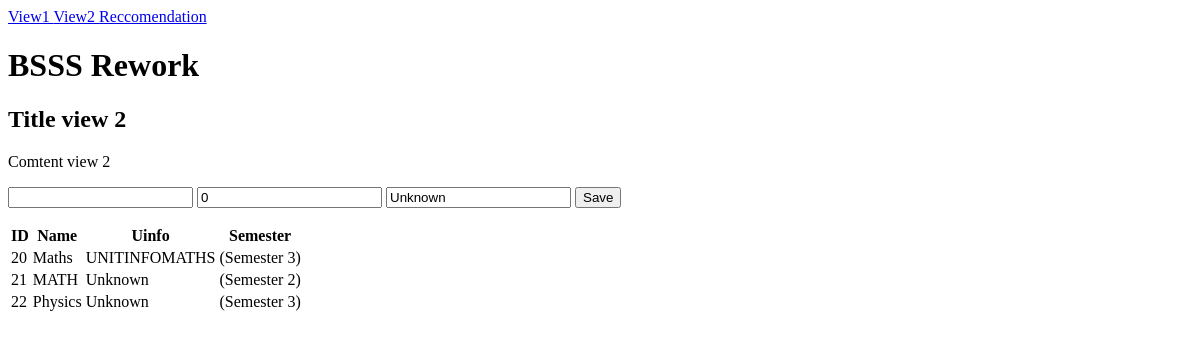
The app's page /view2/, older data.
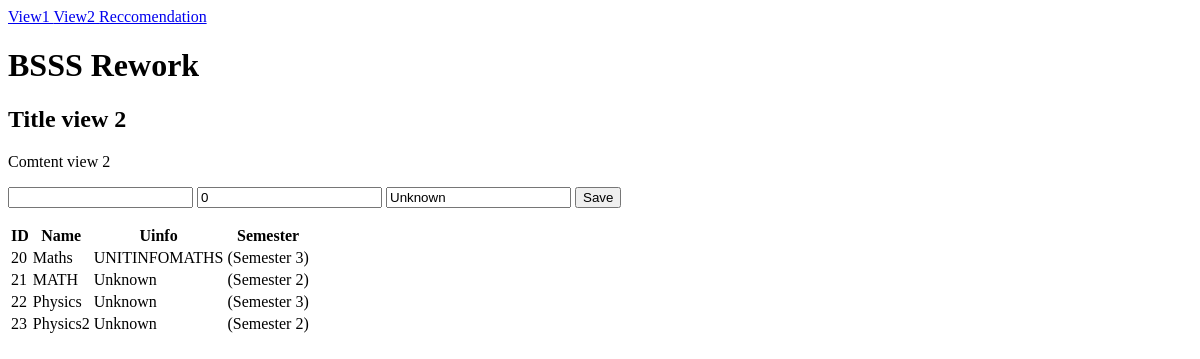
The same page, newer data.
### BSSSRemake/models.py (models this page shows)
class Course(models.Model):
    name = models.CharField(max_length=50, db_index=True)
    semester1 = models.IntegerField(default=0, db_index = True)
    unitInformation = models.CharField(max_length=50, db_index=True, default="Unknown")

### BSSSRemake/views.py (the view, shortened to what this page needs)
# urls.py: path("view2/", views.View2.as_view(), name="view2"),
class View2(CreateView):
    model = Course
    form_class = InputForms
    template_name = "BSSSRemake/index.html"
    success_url = "/view2/"
    def get_context_data(self, **kwargs):
        context = super().get_context_data(**kwargs)
        context["title"] = "Title view 2"
        context["content"] = "Comtent view 2"
        context["View2"] = True
        context["courses"] = Course.objects.all()
        return context

### BSSSRemake/forms.py
class InputForms(forms.ModelForm):
    class Meta:
        model = Course
        fields = "__all__"

### BSSSRemake/context_processors.py (called while the page is built)
def customProc(request):
    return{
        "projectName": 'BSSS Rework',
        "LView1": "View1",
        "LView2": "View2",
        "LReccomendation": "Reccomendation"
        }

### BSSSRemake/templates/BSSSRemake/index.html (shortened to what this page needs)
<html>
<head>
</head>
<body>
    <a href="{% url 'view1' %}"> {{ LView1 }} </a>
    <a href="{% url 'view2' %}"> {{ LView2 }} </a>
    <a href="{% url 'recommendation' %}"> {{ LReccomendation }} </a>
    <p>
        <h1> {{ projectName }}</h1>
        <h2>{{ title }}</h2>
        {{ content }}
    </p>
    {% if View2 %}
    <form method="post" action="{% url 'view2' %}">
        {% for field in form %}
        {{ field }}
        {% endfor %}
        <button type="submit">Save</button>
    </form>
    <table>
        <thead>
            <tr>
                <th> ID </th>
                <th> Name </th>
                <th> Uinfo </th>
                <th> Semester </th>
            </tr>
        </thead>
        <tbody>
            {% for course in courses %}
            <tr>
                <td> {{course.pk}} </td>
                <td> {{ course.name }} </td>
                <td> {{ course.unitInformation }}   </td>
                <td> (Semester {{ course.semester1 }})  </td>
            </tr>
            {% endfor %}
        </tbody>
    </table>
    {% endif %}
</body>
</html>

Row changes from the older to the newer data that the page shows:
added Course: pk "23", name "Physics2", unitInformation "Unknown", semester1 "2"
